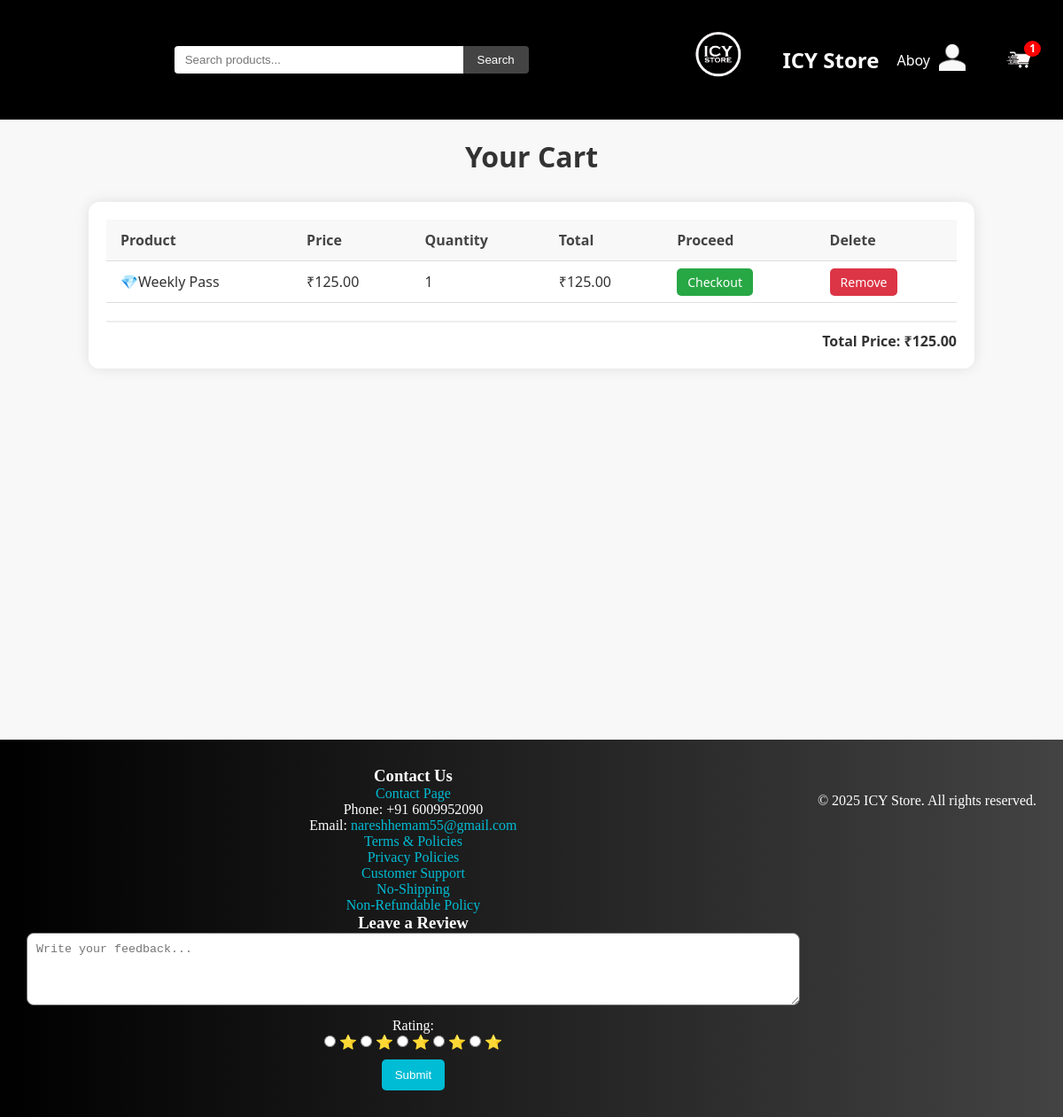
The app's page /cart/ (signed in) with its own data.
### users/models.py (models this page shows, shortened)
class Cart(models.Model):
    user = models.ForeignKey(User, on_delete=models.CASCADE)
    product = models.ForeignKey(Product, on_delete=models.CASCADE)
    game = models.ForeignKey(Game, on_delete=models.CASCADE, null=True, blank=True)  # NEW
    player_id = models.CharField(max_length=255)
    server_id = models.CharField(max_length=255)
    quantity = models.PositiveIntegerField(default=1)
    added_at = models.DateTimeField(auto_now_add=True)

class Product(models.Model):
    game = models.ForeignKey(Game, on_delete=models.CASCADE, related_name='products')
    name = models.CharField(max_length=100)
    price = models.DecimalField(max_digits=10, decimal_places=2)

### users/views.py (the view, shortened to what this page needs)
# urls.py: path('cart/', views.cart_view, name='cart_page'),
@login_required
def cart_view(request):
    cart_items = Cart.objects.filter(user=request.user)
    total_price = 0
    form = ReviewForm()
    player_id = None
    server_id = None
    for item in cart_items:
        item.total_price = item.product.price * item.quantity
        total_price += item.total_price
        if not player_id and not server_id:
            player_id = item.player_id
            server_id = item.server_id
    return render(request, 'cart.html', {'cart_items': cart_items, 'total_price': total_price, 'form': form })

### users/views.py
class ReviewForm(forms.ModelForm):
    class Meta:
        model = Review
        fields = ['review_text', 'rating']
        widgets = {
            'review_text': forms.Textarea(attrs={
                'placeholder': 'Write your feedback...',
                'rows': 4,
                'style': 'width: 100%; padding: 10px; border-radius: 8px;'
            }),
        }

### users/context_processors.py (called while the page is built)
def cart_item_count(request):
    if request.user.is_authenticated:
        count = Cart.objects.filter(user=request.user).count()
    else:
        count = 0
    return {
        'cart_count': count
    }

### users/templates/cart.html (shortened to what this page needs)
{% load static %}
<!DOCTYPE html>
<html lang="en">
<head>
    <link rel="stylesheet" href="{% static 'css/styles.css' %}">
    <link rel="stylesheet" href="{% static 'css/table2.css' %}">
</head>
<body>
     <header class="header">
        <div class="search-container">
            <form method="get" action="{% url 'products' %}" class="search-form">
                <input type="text" name="search" placeholder="Search products..." value="{{ search }}">
                <button type="submit" class="search">Search</button>
            </form>
        </div>
        <div class="top-row">
            <div class="logo-container">
                <a class="store" href="{% url 'products' %}">
                <img src="{% static 'images/logo.png' %}" alt="ICY Store Logo" class="logo"></a>
                <a class="store" href="{% url 'products' %}">
                    <span class="store-name">ICY Store</span>
                </a>
            </div>
            <div class="user-info">
                <span class="username">{{ user.username }}</span>
                <div class="user-dropdown">
                    <img src="{% static 'images/person-icon.png' %}" alt="User Icon" class="person-icon" onclick="toggleDropdown()">
                </div>
            </div>
            <div class="cart-container">
                <img src="{% static 'images/cart.png' %}" alt="Cart" class="cart-icon" onclick="viewCart()">
                {% if cart_count > 0 %}
                 <div class="cart-item-count">{{ cart_count }}</div>
                {% endif %}
            </div>
        </div>
    </header>
    <main>
        <center><h2>Your Cart</h2></center>
        <div class="cart-table-container">
            <table class="cart-table">
                <thead>
                    <tr>
                        <th>Product</th>
                        <th>Price</th>
                        <th>Quantity</th>
                        <th>Total</th>
                        <th>Proceed</th>
                        <th>Delete</th>
                    </tr>
                </thead>
                <tbody>
                    {% for item in cart_items %}
                    <tr>
                        <td data-label="Product">{{ item.product.name }}</td>
                        <td data-label="Price">₹{{ item.product.price }}</td>
                        <td data-label="Quantity">{{ item.quantity }}</td>
                        <td data-label="Total">₹{{ item.total_price }}</td>
                        <td data-label="Proceed">
                            <a href="{% url 'checkout' item.id %}" class="checkout-btn">Checkout</a>
                        </td>
                        <td data-label="Delete">
                            <a href="{% url 'remove_from_cart' item.id %}" class="remove-btn">Remove</a>
                        </td>
                    </tr>
                    {% empty %}
                    <tr><td colspan="6">Your cart is empty!</td></tr>
                    {% endfor %}
                </tbody>
            </table>
            <div class="cart-summary">
                <p><strong>Total Price: </strong> ₹{{ total_price }}</p>
            </div>
        </div>
    </main>
    <footer style="background: linear-gradient(to right, #000000, #434343); color: white; padding: 30px;">
    <div style="display: flex; flex-wrap: wrap; justify-content: space-between;">
        <div style="flex: 1; min-width: 250px; margin-right: 20px;">
            <h3>Contact Us</h3>
            <p><a href="{% url 'contact' %}" style="color: #00bcd4;">Contact Page</a></p>
            <p>Phone: +91 6009952090</p>
            <p>Email: <a href="mailto:nareshhemam55@gmail.com" style="color: #00bcd4;">nareshhemam55@gmail.com</a></p>
            <p><a href="{% url 'terms' %}" style="color: #00bcd4;">Terms & Policies</a></p>
            <p><a href="{% url 'privacy' %}" style="color: #00bcd4;">Privacy Policies</a></p>
            <p><a href="{% url 'support' %}" style="color: #00bcd4;">Customer Support</a></p>
            <p><a href="{% url 'shipping' %}" style="color: #00bcd4;">No-Shipping</a></p>
            <p><a href="{% url 'non_refund' %}" style="color: #00bcd4;">Non-Refundable Policy</a></p>
<div style="flex: 1; min-width: 250px;">
    <h3>Leave a Review</h3>
    <form action="{% url 'submit_review' %}" method="post">
        {{ form.review_text }}
        <div style="margin: 10px 0;">
            <label>Rating:</label>
            <div>
                {% for value, label in form.rating.field.choices %}
                    <input type="radio" name="rating" value="{{ value }}" id="star{{ value }}">
                    <label for="star{{ value }}">⭐</label>
                {% endfor %}
            </div>
        </div>
        <button type="submit" style="background-color: #00bcd4; color: white; padding: 10px 15px; border: none; border-radius: 5px;">Submit</button>
    </form>
</div>
    </div>
    <div style="text-align: center; margin-top: 30px;">
        <p>&copy; 2025 ICY Store. All rights reserved.</p>
    </div>
</footer>
</body>
</html>

### users/static/css/styles.css (style rules this page uses)
:root { --black-1: #111111; --black-2: #333333; --black-3: #555555; --white-1: #ffffff; --white-2: #f8f8f8; --white-3: #eeeeee; --accent: #0066cc; --success: #28a745; --error: #dc3545; --border: #dddddd; --shadow: 0 2px 10px rgba(0, 0, 0, 0.1); }
body { background: linear-gradient(135deg, var(--white-3) 0%, var(--white-1) 50%, var(--white-3) 100%); color: var(--black-2); min-height: 100vh; }
* { box-sizing: border-box; margin: 0; padding: 0; }
header.header { background-color: #000; color: #fff; display: flex; justify-content: space-between; align-items: center; padding: 15px 30px; font-family: 'Segoe UI', Tahoma, Geneva, Verdana, sans-serif; position: relative; z-index: 10; }
.logo-container { display: flex; align-items: center; }
.logo { height: 100px; margin-right: 10px; }
.store-name { font-size: 1.5rem; font-weight: bold; color: white; text-decoration: none; }
.search-container { flex: 1; margin: 0 20px; }
.search-form { display: flex; width: 100%; max-width: 400px; margin: 0 auto; }
.search-form input[type="text"] { flex: 1; padding: 8px 12px; border: none; border-radius: 4px 0 0 4px; outline: none; }
.search-form button { background-color: #444; color: white; border: none; padding: 8px 16px; border-radius: 0 4px 4px 0; cursor: pointer; transition: background-color 0.3s; }
.user-info { display: flex; align-items: center; position: relative; }
.username { margin-right: 10px; font-weight: 500; }
.person-icon { height: 30px; width: 30px; cursor: pointer; transition: filter 0.3s; }
.user-dropdown { position: relative; }
.cart-container { position: relative; margin-left: 20px; }
.cart-icon { height: 50px; cursor: pointer; transition: transform 0.2s; }
.cart-icon { width: 40px; height: auto; }
.cart-item-count { position: absolute; top: -5px; right: -5px; background: red; color: white; font-size: 12px; font-weight: bold; padding: 2px 6px; border-radius: 50%; line-height: 1; display: flex; align-items: center; justify-content: center; min-width: 18px; height: 18px; z-index: 999; }
.top-row { display: flex; justify-content: space-between; align-items: center; gap: 20px; }
.logo-container, .user-info, .cart-container { display: flex; align-items: center; }
.logo-container .store-name { margin-left: 10px; }
.username { margin-right: 10px; }
main { padding: 20px; font-family: 'Segoe UI', Tahoma, Geneva, Verdana, sans-serif; background-color: #f8f8f8; min-height: calc(100vh - 100px); }
main h2 { margin-bottom: 30px; font-size: 2rem; color: #333; text-align: center; }
footer { margin: 0 auto; justify-content: center; align-items: center; text-align: center; background-color: black; padding-top: 20px; padding-bottom: 10px; bottom: 0; left: 0; width: 100%; color: white; min-height: 130px; }
a { text-decoration: none; }
h2 { font-size: 1.5em; color: #555; margin-bottom: 10px; }

### users/static/css/table2.css (style rules this page uses)
.cart-table-container { padding: 20px; max-width: 1000px; margin: auto; background-color: #ffffff; border-radius: 12px; box-shadow: 0 0 15px rgba(0, 0, 0, 0.1); }
.cart-table { width: 100%; border-collapse: collapse; }
.cart-table thead { background-color: #f8f8f8; color: #444; }
.cart-table th, .cart-table td { padding: 12px 16px; text-align: left; border-bottom: 1px solid #ddd; }
.cart-table td a { padding: 6px 12px; text-decoration: none; color: white; border-radius: 5px; font-size: 14px; }
.checkout-btn { background-color: #28a745; }
.remove-btn { background-color: #dc3545; }
.cart-summary { text-align: right; font-weight: bold; margin-top: 20px; font-size: 16px; border-top: 2px solid #eee; padding-top: 10px; }

### records on screen
Cart: product.name "💎Weekly Pass", product.price "125.00", quantity "1", total_price "125.00"

### other values on screen
{{ user.username }} "Aboy"
{{ cart_count }} "1"
{{ total_price }} "125.00"
